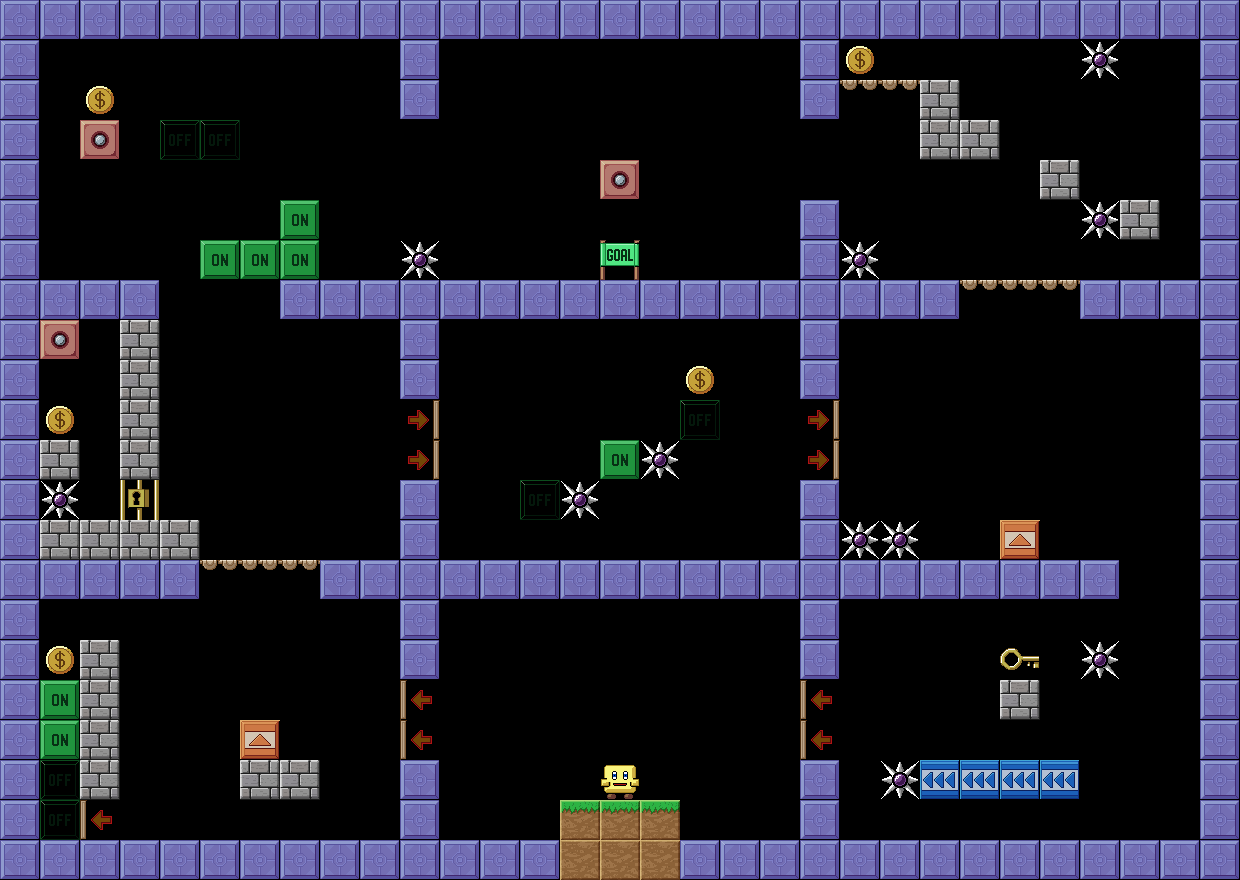

A 2D game scene composited from a Tiled map and its tileset images. What follows is a short description and the map's XML, with every tile layer's data as written:
An orthogonal 31x22 tile map with 40x40 px tiles, 1 tile layer (Level17).

<map version="1.1" tiledversion="2018.09.12" orientation="orthogonal" renderorder="right-down" width="31" height="22" tilewidth="40" tileheight="40" infinite="0" nextlayerid="36" nextobjectid="1">
 <tileset firstgid="1" source="TileSetLevels.tsx" />
 <layer id="35" name="Level17" width="31" height="22">
  <data encoding="csv">
16,16,16,16,16,16,16,16,16,16,16,16,16,16,16,16,16,16,16,16,16,16,16,16,16,16,16,16,16,16,16,
16,0,0,0,0,0,0,0,0,0,16,0,0,0,0,0,0,0,0,0,16,4,0,0,0,0,0,5,0,0,16,
16,0,4,0,0,0,0,0,0,0,16,0,0,0,0,0,0,0,0,0,16,18,18,15,0,0,0,0,0,0,16,
16,0,9,0,7,7,0,0,0,0,0,0,0,0,0,0,0,0,0,0,0,0,0,15,15,0,0,0,0,0,16,
16,0,0,0,0,0,0,0,0,0,0,0,0,0,0,9,0,0,0,0,0,0,0,0,0,0,15,0,0,0,16,
16,0,0,0,0,0,0,11,0,0,0,0,0,0,0,0,0,0,0,0,16,0,0,0,0,0,0,5,15,0,16,
16,0,0,0,0,11,11,11,0,0,5,0,0,0,0,3,0,0,0,0,16,5,0,0,0,0,0,0,0,0,16,
16,16,16,16,0,0,0,16,16,16,16,16,16,16,16,16,16,16,16,16,16,16,16,16,18,18,18,16,16,16,16,
16,9,0,15,0,0,0,0,0,0,16,0,0,0,0,0,0,0,0,0,16,0,0,0,0,0,0,0,0,0,16,
16,0,0,15,0,0,0,0,0,0,16,0,0,0,0,0,0,4,0,0,16,0,0,0,0,0,0,0,0,0,16,
16,4,0,15,0,0,0,0,0,0,20,0,0,0,0,0,0,7,0,0,20,0,0,0,0,0,0,0,0,0,16,
16,15,0,15,0,0,0,0,0,0,20,0,0,0,0,11,5,0,0,0,20,0,0,0,0,0,0,0,0,0,16,
16,5,0,10,0,0,0,0,0,0,16,0,0,7,5,0,0,0,0,0,16,0,0,0,0,0,0,0,0,0,16,
16,15,15,15,15,0,0,0,0,0,16,0,0,0,0,0,0,0,0,0,16,5,5,0,0,8,0,0,0,0,16,
16,16,16,16,16,18,18,18,16,16,16,16,16,16,16,16,16,16,16,16,16,16,16,16,16,16,16,16,0,0,16,
16,0,0,0,0,0,0,0,0,0,16,0,0,0,0,0,0,0,0,0,16,0,0,0,0,0,0,0,0,0,16,
16,4,15,0,0,0,0,0,0,0,16,0,0,0,0,0,0,0,0,0,16,0,0,0,0,6,0,5,0,0,16,
16,11,15,0,0,0,0,0,0,0,19,0,0,0,0,0,0,0,0,0,19,0,0,0,0,15,0,0,0,0,16,
16,11,15,0,0,0,8,0,0,0,19,0,0,0,0,0,0,0,0,0,19,0,0,0,0,0,0,0,0,0,16,
16,7,15,0,0,0,15,15,0,0,16,0,0,0,0,2,0,0,0,0,16,0,5,12,12,12,12,0,0,0,16,
16,7,19,0,0,0,0,0,0,0,16,0,0,0,14,14,14,0,0,0,16,0,0,0,0,0,0,0,0,0,16,
16,16,16,16,16,16,16,16,16,16,16,16,16,16,13,13,13,16,16,16,16,16,16,16,16,16,16,16,16,16,16
</data>
 </layer>
</map>
